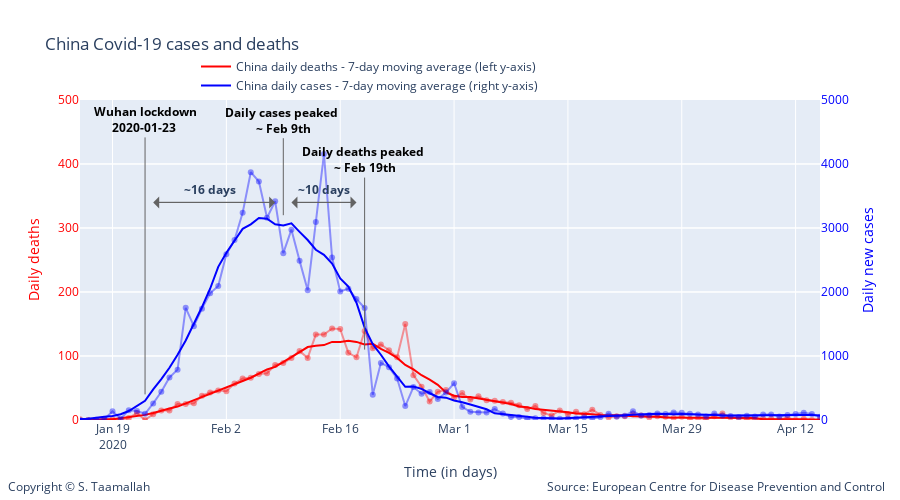

Notebook code cell kept with this figure:
### Code cell
degree = 5

smooth_china_deaths = smoothTriangle(df_china['deaths'],degree)
smooth_china_cases = smoothTriangle(df_china['cases'],degree)

smooth_china_deaths_9day = smooth_9day(df_china['deaths'])
smooth_china_cases_9day = smooth_9day(df_china['cases'])



# Add traces
trace1 = go.Scatter(
        x=df_china.index, 
        y=df_china['deaths'],
        mode='lines + markers',
        name='China daily deaths (left y-axis)',
        line_color='rgba(256, 0, 0, .4)',
        showlegend=False,
)

trace11 = go.Scatter(
        x=df_china.index, 
        y=smooth_china_deaths_9day,
        mode='lines',
        name='China daily deaths - 7-day moving average (left y-axis)',
        line_color='rgba(256, 0, 0, 1)',
)


trace2 = go.Scatter(
        x=df_china.index, 
        y=df_china['cases'],
        mode='lines + markers',
        name='China daily cases (right y-axis)',
        line_color='rgba(0, 0, 256, .4)',
        showlegend=False,
        yaxis='y2'
)

trace22 = go.Scatter(
        x=df_china.index, 
        y=smooth_china_cases_9day,
        mode='lines',
        name='China daily cases - 7-day moving average (right y-axis)',
        line_color='rgba(0, 0, 256, 1)',
        yaxis='y2'
)

data = [trace1, trace11, trace2, trace22]

layout = go.Layout(
    title='China Covid-19 cases and deaths',
    legend=dict(x=.4, y=1.15, orientation="h"), 
    width=900,
    height=500,
    
    # Top left
    xaxis=dict(
        title='Time (in days)',
        range=['2020-01-15', '2020-04-15'],
    ),
    yaxis=dict(
        title='Daily deaths',
        #type='log',
        range=[0,500],
        color="red",
        anchor='x'
    ),
    yaxis2=dict(
        title = 'Daily new cases',
        color='rgba(0, 0, 256, 1)',
        #type='log',
        range=[0,5000],
        overlaying='y',
        side='right'
    ),
    
       annotations=[
        dict(
            x=1.09,
            y=-0.24,
            showarrow=False,
            text='Source: European Centre for Disease Prevention and Control',
            xref='paper',
            yref='paper'
        ),
        
        dict(
            x=-0.1,
            y=-0.24,
            showarrow=False,
            text='Copyright © S. Taamallah ',
            xref='paper',
            yref='paper'
        )
    ],
    
)



fig = go.Figure(data=data, layout=layout)

fig.add_annotation(
            x='2020-01-23',
            y=40,
            xref="x",
            yref="y",
            text="<b> Wuhan lockdown <br> 2020-01-23  </b>",
            showarrow=True,
            font=dict(
            #family="Courier New, monospace",
            size=12,
            color="black",
            ),
        align="center",
        arrowhead=0,
        arrowsize=1,
        arrowwidth=1,
        arrowcolor="#636363",
        ax=0,
        ay=-275,
)




fig.add_annotation(
            x='2020-02-09',
            y=320,
            text="<b>Daily cases peaked <br> ~ Feb 9th </b>",
            showarrow=True,
            font=dict(
            #family="Courier New, monospace",
            size=12,
            color="black",
            ),
        align="center",
        arrowhead=0,
        arrowsize=1,
        arrowwidth=1,
        arrowcolor="#636363",
        ax=0,
        ay=-95,
)


fig.add_annotation(
            x='2020-02-19',
            y=110,
            text="<b>Daily deaths peaked <br> ~ Feb 19th </b>",
            showarrow=True,
            font=dict(
            #family="Courier New, monospace",
            size=12,
            color="black",
            ),
        align="center",
        arrowhead=0,
        arrowsize=1,
        arrowwidth=1,
        arrowcolor="#636363",
        ax=0,
        ay=-190,
)

fig.add_annotation(
            x='2020-02-10',
            y=340,
            text="",
            showarrow=True,
            font=dict(
            #family="Courier New, monospace",
            size=12,
            color="black",
            ),
        align="center",
        arrowhead=1,
        arrowsize=2,
        arrowwidth=1,
        arrowcolor="#636363",
        ax=65,
        ay=0,
)

fig.add_annotation(
            x='2020-02-18',
            y=340,
            text="",
            showarrow=True,
            font=dict(
            #family="Courier New, monospace",
            size=12,
            color="black",
            ),
        align="center",
        arrowhead=1,
        arrowsize=2,
        arrowwidth=1,
        arrowcolor="#636363",
        ax=-65,
        ay=0,
)

fig.add_annotation(
            x='2020-02-14',
            y=360,
            text="<b> ~10 days </b>",
            showarrow=False,
)

fig.add_annotation(
            x='2020-01-24',
            y=340,
            text="",
            showarrow=True,
            font=dict(
            #family="Courier New, monospace",
            size=12,
            color="black",
            ),
        align="center",
        arrowhead=1,
        arrowsize=2,
        arrowwidth=1,
        arrowcolor="#636363",
        ax=120,
        ay=0,
)

fig.add_annotation(
            x='2020-02-08',
            y=340,
            text="",
            showarrow=True,
            font=dict(
            #family="Courier New, monospace",
            size=12,
            color="black",
            ),
        align="center",
        arrowhead=1,
        arrowsize=2,
        arrowwidth=1,
        arrowcolor="#636363",
        ax=-120,
        ay=0,
)


fig.add_annotation(
            x='2020-01-31',
            y=360,
            text="<b> ~16 days </b>",
            showarrow=False,
)

fig.show()

from plotly.offline import plot
plot(fig, filename="STaamallah_covid19_analysis_chart_2_20200417.html", auto_open = False)

### Figure 1 — Plotly figure (JSON) as saved in the notebook; plotly's stock layout.template omitted (floating-point values rounded to 4 significant figures)
{"data": [{"line": {"color": "rgba(256, 0, 0, .4)"}, "mode": "lines+markers", "name": "China daily deaths (left y-axis)", "showlegend": false, "type": "scatter", "x": ["2020-04-16T00:00:00", "2020-04-15T00:00:00", "2020-04-14T00:00:00", "2020-04-13T00:00:00", "2020-04-12T00:00:00", "2020-04-11T00:00:00", "2020-04-10T00:00:00", "2020-04-09T00:00:00", "2020-04-08T00:00:00", "2020-04-07T00:00:00", "2020-04-06T00:00:00", "2020-04-05T00:00:00", "2020-04-04T00:00:00", "2020-04-03T00:00:00", "2020-04-02T00:00:00", "2020-04-01T00:00:00", "2020-03-31T00:00:00", "2020-03-30T00:00:00", "2020-03-29T00:00:00", "2020-03-28T00:00:00", "2020-03-27T00:00:00", "2020-03-26T00:00:00", "2020-03-25T00:00:00", "2020-03-24T00:00:00", "2020-03-23T00:00:00", "2020-03-22T00:00:00", "2020-03-21T00:00:00", "2020-03-20T00:00:00", "2020-03-19T00:00:00", "2020-03-18T00:00:00", "2020-03-17T00:00:00", "2020-03-16T00:00:00", "2020-03-15T00:00:00", "2020-03-14T00:00:00", "2020-03-13T00:00:00", "2020-03-12T00:00:00", "2020-03-11T00:00:00", "2020-03-10T00:00:00", "2020-03-09T00:00:00", "2020-03-08T00:00:00", "2020-03-07T00:00:00", "2020-03-06T00:00:00", "2020-03-05T00:00:00", "2020-03-04T00:00:00", "2020-03-03T00:00:00", "2020-03-02T00:00:00", "2020-03-01T00:00:00", "2020-02-29T00:00:00", "2020-02-28T00:00:00", "2020-02-27T00:00:00", "2020-02-26T00:00:00", "2020-02-25T00:00:00", "2020-02-24T00:00:00", "2020-02-23T00:00:00", "2020-02-22T00:00:00", "2020-02-21T00:00:00", "2020-02-20T00:00:00", "2020-02-19T00:00:00", "2020-02-18T00:00:00", "2020-02-17T00:00:00", "2020-02-16T00:00:00", "2020-02-15T00:00:00", "2020-02-14T00:00:00", "2020-02-13T00:00:00", "2020-02-12T00:00:00", "2020-02-11T00:00:00", "2020-02-10T00:00:00", "2020-02-09T00:00:00", "2020-02-08T00:00:00", "2020-02-07T00:00:00", "2020-02-06T00:00:00", "2020-02-05T00:00:00", "2020-02-04T00:00:00", "2020-02-03T00:00:00", "2020-02-02T00:00:00", "2020-02-01T00:00:00", "2020-01-31T00:00:00", "2020-01-30T00:00:00", "2020-01-29T00:00:00", "2020-01-28T00:00:00", "2020-01-27T00:00:00", "2020-01-26T00:00:00", "2020-01-25T00:00:00", "2020-01-24T00:00:00", "2020-01-23T00:00:00", "2020-01-22T00:00:00", "2020-01-21T00:00:00", "2020-01-20T00:00:00", "2020-01-19T00:00:00", "2020-01-18T00:00:00", "2020-01-17T00:00:00", "2020-01-16T00:00:00", "2020-01-15T00:00:00", "2020-01-14T00:00:00", "2020-01-13T00:00:00", "2020-01-12T00:00:00", "2020-01-11T00:00:00", "2020-01-10T00:00:00", "2020-01-09T00:00:00", "2020-01-08T00:00:00", "2020-01-07T00:00:00", "2020-01-06T00:00:00", "2020-01-05T00:00:00", "2020-01-04T00:00:00", "2020-01-03T00:00:00", "2020-01-02T00:00:00", "2020-01-01T00:00:00", "2019-12-31T00:00:00"], "y": [0, 1, 0, 2, 0, 3, 1, 2, 2, 0, 2, 3, 4, 10, 6, 1, 3, 2, 5, 3, 5, 6, 4, 7, 9, 6, 6, 4, 8, 16, 9, 13, 9, 15, 7, 11, 22, 17, 23, 27, 28, 30, 31, 37, 32, 42, 35, 47, 44, 29, 52, 70, 150, 98, 109, 118, 112, 139, 98, 105, 142, 143, 133.5, 133.5, 97, 108, 97, 89, 86, 73, 72, 66, 65, 57, 45, 46, 43, 38, 26, 25, 25, 15, 15, 9, 0, 11, 3, 0, 1, 0, 0, 0, 1, 0, 0, 0, 1, 0, 0, 0, 0, 0, 0, 0, 0, 0, 0, 0]}, {"line": {"color": "rgba(256, 0, 0, 1)"}, "mode": "lines", "name": "China daily deaths - 7-day moving average (left y-axis)", "type": "scatter", "x": ["2020-04-16T00:00:00", "2020-04-15T00:00:00", "2020-04-14T00:00:00", "2020-04-13T00:00:00", "2020-04-12T00:00:00", "2020-04-11T00:00:00", "2020-04-10T00:00:00", "2020-04-09T00:00:00", "2020-04-08T00:00:00", "2020-04-07T00:00:00", "2020-04-06T00:00:00", "2020-04-05T00:00:00", "2020-04-04T00:00:00", "2020-04-03T00:00:00", "2020-04-02T00:00:00", "2020-04-01T00:00:00", "2020-03-31T00:00:00", "2020-03-30T00:00:00", "2020-03-29T00:00:00", "2020-03-28T00:00:00", "2020-03-27T00:00:00", "2020-03-26T00:00:00", "2020-03-25T00:00:00", "2020-03-24T00:00:00", "2020-03-23T00:00:00", "2020-03-22T00:00:00", "2020-03-21T00:00:00", "2020-03-20T00:00:00", "2020-03-19T00:00:00", "2020-03-18T00:00:00", "2020-03-17T00:00:00", "2020-03-16T00:00:00", "2020-03-15T00:00:00", "2020-03-14T00:00:00", "2020-03-13T00:00:00", "2020-03-12T00:00:00", "2020-03-11T00:00:00", "2020-03-10T00:00:00", "2020-03-09T00:00:00", "2020-03-08T00:00:00", "2020-03-07T00:00:00", "2020-03-06T00:00:00", "2020-03-05T00:00:00", "2020-03-04T00:00:00", "2020-03-03T00:00:00", "2020-03-02T00:00:00", "2020-03-01T00:00:00", "2020-02-29T00:00:00", "2020-02-28T00:00:00", "2020-02-27T00:00:00", "2020-02-26T00:00:00", "2020-02-25T00:00:00", "2020-02-24T00:00:00", "2020-02-23T00:00:00", "2020-02-22T00:00:00", "2020-02-21T00:00:00", "2020-02-20T00:00:00", "2020-02-19T00:00:00", "2020-02-18T00:00:00", "2020-02-17T00:00:00", "2020-02-16T00:00:00", "2020-02-15T00:00:00", "2020-02-14T00:00:00", "2020-02-13T00:00:00", "2020-02-12T00:00:00", "2020-02-11T00:00:00", "2020-02-10T00:00:00", "2020-02-09T00:00:00", "2020-02-08T00:00:00", "2020-02-07T00:00:00", "2020-02-06T00:00:00", "2020-02-05T00:00:00", "2020-02-04T00:00:00", "2020-02-03T00:00:00", "2020-02-02T00:00:00", "2020-02-01T00:00:00", "2020-01-31T00:00:00", "2020-01-30T00:00:00", "2020-01-29T00:00:00", "2020-01-28T00:00:00", "2020-01-27T00:00:00", "2020-01-26T00:00:00", "2020-01-25T00:00:00", "2020-01-24T00:00:00", "2020-01-23T00:00:00", "2020-01-22T00:00:00", "2020-01-21T00:00:00", "2020-01-20T00:00:00", "2020-01-19T00:00:00", "2020-01-18T00:00:00", "2020-01-17T00:00:00", "2020-01-16T00:00:00", "2020-01-15T00:00:00", "2020-01-14T00:00:00", "2020-01-13T00:00:00", "2020-01-12T00:00:00", "2020-01-11T00:00:00", "2020-01-10T00:00:00", "2020-01-09T00:00:00", "2020-01-08T00:00:00", "2020-01-07T00:00:00", "2020-01-06T00:00:00", "2020-01-05T00:00:00", "2020-01-04T00:00:00", "2020-01-03T00:00:00", "2020-01-02T00:00:00", "2020-01-01T00:00:00", "2019-12-31T00:00:00"], "y": [0.3333, 0.75, 0.6, 1, 1, 1, 1, 1, 1, 3, 3, 3, 3, 3, 4, 4, 4, 4, 3, 4, 4, 5, 5, 5, 6, 7, 7, 8, 8, 9, 9, 10, 12, 13, 14, 16, 17, 20, 21, 25, 27, 29, 31, 34, 36, 36, 38, 43, 55, 63, 70, 79, 86, 97, 105, 111, 119, 118, 122, 124, 122, 122, 117, 116, 114, 106, 98, 91, 83, 79, 72, 66, 61, 56, 50, 45, 41, 35, 30, 26, 21, 18, 14, 11, 8, 6, 4, 2, 1, 1, 0, 0, 0, 0, 0, 0, 0, 0, 0, 0, 0, 0, 0, 0, 0, 0, 0, 0]}, {"line": {"color": "rgba(0, 0, 256, .4)"}, "mode": "lines+markers", "name": "China daily cases (right y-axis)", "showlegend": false, "type": "scatter", "x": ["2020-04-16T00:00:00", "2020-04-15T00:00:00", "2020-04-14T00:00:00", "2020-04-13T00:00:00", "2020-04-12T00:00:00", "2020-04-11T00:00:00", "2020-04-10T00:00:00", "2020-04-09T00:00:00", "2020-04-08T00:00:00", "2020-04-07T00:00:00", "2020-04-06T00:00:00", "2020-04-05T00:00:00", "2020-04-04T00:00:00", "2020-04-03T00:00:00", "2020-04-02T00:00:00", "2020-04-01T00:00:00", "2020-03-31T00:00:00", "2020-03-30T00:00:00", "2020-03-29T00:00:00", "2020-03-28T00:00:00", "2020-03-27T00:00:00", "2020-03-26T00:00:00", "2020-03-25T00:00:00", "2020-03-24T00:00:00", "2020-03-23T00:00:00", "2020-03-22T00:00:00", "2020-03-21T00:00:00", "2020-03-20T00:00:00", "2020-03-19T00:00:00", "2020-03-18T00:00:00", "2020-03-17T00:00:00", "2020-03-16T00:00:00", "2020-03-15T00:00:00", "2020-03-14T00:00:00", "2020-03-13T00:00:00", "2020-03-12T00:00:00", "2020-03-11T00:00:00", "2020-03-10T00:00:00", "2020-03-09T00:00:00", "2020-03-08T00:00:00", "2020-03-07T00:00:00", "2020-03-06T00:00:00", "2020-03-05T00:00:00", "2020-03-04T00:00:00", "2020-03-03T00:00:00", "2020-03-02T00:00:00", "2020-03-01T00:00:00", "2020-02-29T00:00:00", "2020-02-28T00:00:00", "2020-02-27T00:00:00", "2020-02-26T00:00:00", "2020-02-25T00:00:00", "2020-02-24T00:00:00", "2020-02-23T00:00:00", "2020-02-22T00:00:00", "2020-02-21T00:00:00", "2020-02-20T00:00:00", "2020-02-19T00:00:00", "2020-02-18T00:00:00", "2020-02-17T00:00:00", "2020-02-16T00:00:00", "2020-02-15T00:00:00", "2020-02-14T00:00:00", "2020-02-13T00:00:00", "2020-02-12T00:00:00", "2020-02-11T00:00:00", "2020-02-10T00:00:00", "2020-02-09T00:00:00", "2020-02-08T00:00:00", "2020-02-07T00:00:00", "2020-02-06T00:00:00", "2020-02-05T00:00:00", "2020-02-04T00:00:00", "2020-02-03T00:00:00", "2020-02-02T00:00:00", "2020-02-01T00:00:00", "2020-01-31T00:00:00", "2020-01-30T00:00:00", "2020-01-29T00:00:00", "2020-01-28T00:00:00", "2020-01-27T00:00:00", "2020-01-26T00:00:00", "2020-01-25T00:00:00", "2020-01-24T00:00:00", "2020-01-23T00:00:00", "2020-01-22T00:00:00", "2020-01-21T00:00:00", "2020-01-20T00:00:00", "2020-01-19T00:00:00", "2020-01-18T00:00:00", "2020-01-17T00:00:00", "2020-01-16T00:00:00", "2020-01-15T00:00:00", "2020-01-14T00:00:00", "2020-01-13T00:00:00", "2020-01-12T00:00:00", "2020-01-11T00:00:00", "2020-01-10T00:00:00", "2020-01-09T00:00:00", "2020-01-08T00:00:00", "2020-01-07T00:00:00", "2020-01-06T00:00:00", "2020-01-05T00:00:00", "2020-01-04T00:00:00", "2020-01-03T00:00:00", "2020-01-02T00:00:00", "2020-01-01T00:00:00", "2019-12-31T00:00:00"], "y": [50, 49, 94, 112, 93, 79, 55, 86, 86, 56, 67, 48, 62, 70, 100, 54, 84, 98, 113, 119, 94, 102, 78, 69, 138, 65, 52, 99, 44, 23, 43, 25, 22, 19, 22, 24, 29, 20, 45, 46, 101, 170, 117, 119, 127, 205, 574, 428, 329, 439, 410, 515, 218, 647, 826, 891, 394, 1750, 1890, 2052, 2007, 2538, 4156, 3092, 2028, 2490, 2974, 2607, 3418, 3160, 3727, 3872, 3237, 2812, 2590, 2095, 1980, 1740, 1466, 1753, 787, 665, 441, 259, 97, 140, 151, 19, 136, 17, 4, 0, 0, 0, 0, 0, 0, 0, 0, 0, 0, 0, 15, 0, 17, 0, 0, 27], "yaxis": "y2"}, {"line": {"color": "rgba(0, 0, 256, 1)"}, "mode": "lines", "name": "China daily cases - 7-day moving average (right y-axis)", "type": "scatter", "x": ["2020-04-16T00:00:00", "2020-04-15T00:00:00", "2020-04-14T00:00:00", "2020-04-13T00:00:00", "2020-04-12T00:00:00", "2020-04-11T00:00:00", "2020-04-10T00:00:00", "2020-04-09T00:00:00", "2020-04-08T00:00:00", "2020-04-07T00:00:00", "2020-04-06T00:00:00", "2020-04-05T00:00:00", "2020-04-04T00:00:00", "2020-04-03T00:00:00", "2020-04-02T00:00:00", "2020-04-01T00:00:00", "2020-03-31T00:00:00", "2020-03-30T00:00:00", "2020-03-29T00:00:00", "2020-03-28T00:00:00", "2020-03-27T00:00:00", "2020-03-26T00:00:00", "2020-03-25T00:00:00", "2020-03-24T00:00:00", "2020-03-23T00:00:00", "2020-03-22T00:00:00", "2020-03-21T00:00:00", "2020-03-20T00:00:00", "2020-03-19T00:00:00", "2020-03-18T00:00:00", "2020-03-17T00:00:00", "2020-03-16T00:00:00", "2020-03-15T00:00:00", "2020-03-14T00:00:00", "2020-03-13T00:00:00", "2020-03-12T00:00:00", "2020-03-11T00:00:00", "2020-03-10T00:00:00", "2020-03-09T00:00:00", "2020-03-08T00:00:00", "2020-03-07T00:00:00", "2020-03-06T00:00:00", "2020-03-05T00:00:00", "2020-03-04T00:00:00", "2020-03-03T00:00:00", "2020-03-02T00:00:00", "2020-03-01T00:00:00", "2020-02-29T00:00:00", "2020-02-28T00:00:00", "2020-02-27T00:00:00", "2020-02-26T00:00:00", "2020-02-25T00:00:00", "2020-02-24T00:00:00", "2020-02-23T00:00:00", "2020-02-22T00:00:00", "2020-02-21T00:00:00", "2020-02-20T00:00:00", "2020-02-19T00:00:00", "2020-02-18T00:00:00", "2020-02-17T00:00:00", "2020-02-16T00:00:00", "2020-02-15T00:00:00", "2020-02-14T00:00:00", "2020-02-13T00:00:00", "2020-02-12T00:00:00", "2020-02-11T00:00:00", "2020-02-10T00:00:00", "2020-02-09T00:00:00", "2020-02-08T00:00:00", "2020-02-07T00:00:00", "2020-02-06T00:00:00", "2020-02-05T00:00:00", "2020-02-04T00:00:00", "2020-02-03T00:00:00", "2020-02-02T00:00:00", "2020-02-01T00:00:00", "2020-01-31T00:00:00", "2020-01-30T00:00:00", "2020-01-29T00:00:00", "2020-01-28T00:00:00", "2020-01-27T00:00:00", "2020-01-26T00:00:00", "2020-01-25T00:00:00", "2020-01-24T00:00:00", "2020-01-23T00:00:00", "2020-01-22T00:00:00", "2020-01-21T00:00:00", "2020-01-20T00:00:00", "2020-01-19T00:00:00", "2020-01-18T00:00:00", "2020-01-17T00:00:00", "2020-01-16T00:00:00", "2020-01-15T00:00:00", "2020-01-14T00:00:00", "2020-01-13T00:00:00", "2020-01-12T00:00:00", "2020-01-11T00:00:00", "2020-01-10T00:00:00", "2020-01-09T00:00:00", "2020-01-08T00:00:00", "2020-01-07T00:00:00", "2020-01-06T00:00:00", "2020-01-05T00:00:00", "2020-01-04T00:00:00", "2020-01-03T00:00:00", "2020-01-02T00:00:00", "2020-01-01T00:00:00", "2019-12-31T00:00:00"], "y": [64.33, 76.25, 79.6, 79.5, 78, 78, 80, 75, 70, 67, 70, 69, 69, 71, 77, 83, 88, 92, 93, 90, 99, 97, 92, 90, 82, 74, 67, 62, 56, 43, 38, 35, 27, 25, 27, 28, 36, 52, 63, 74, 86, 105, 167, 209, 241, 278, 305, 349, 360, 418, 487, 522, 518, 676, 837, 1020, 1186, 1443, 1833, 2085, 2211, 2444, 2580, 2660, 2812, 2940, 3072, 3040, 3057, 3144, 3155, 3057, 2987, 2801, 2613, 2393, 2051, 1765, 1501, 1242, 1020, 816, 639, 479, 299, 213, 140, 91, 62, 51, 36, 19, 17, 2, 0, 0, 0, 0, 1, 1, 3, 3, 3, 0, 7, 5.4, 11, 9], "yaxis": "y2"}], "layout": {"annotations": [{"showarrow": false, "text": "Source: European Centre for Disease Prevention and Control", "x": 1.09, "xref": "paper", "y": -0.24, "yref": "paper"}, {"showarrow": false, "text": "Copyright © S. Taamallah ", "x": -0.1, "xref": "paper", "y": -0.24, "yref": "paper"}, {"align": "center", "arrowcolor": "#636363", "arrowhead": 0, "arrowsize": 1, "arrowwidth": 1, "ax": 0, "ay": -275, "font": {"color": "black", "size": 12}, "showarrow": true, "text": "<b> Wuhan lockdown <br> 2020-01-23  </b>", "x": "2020-01-23", "xref": "x", "y": 40, "yref": "y"}, {"align": "center", "arrowcolor": "#636363", "arrowhead": 0, "arrowsize": 1, "arrowwidth": 1, "ax": 0, "ay": -95, "font": {"color": "black", "size": 12}, "showarrow": true, "text": "<b>Daily cases peaked <br> ~ Feb 9th </b>", "x": "2020-02-09", "y": 320}, {"align": "center", "arrowcolor": "#636363", "arrowhead": 0, "arrowsize": 1, "arrowwidth": 1, "ax": 0, "ay": -190, "font": {"color": "black", "size": 12}, "showarrow": true, "text": "<b>Daily deaths peaked <br> ~ Feb 19th </b>", "x": "2020-02-19", "y": 110}, {"align": "center", "arrowcolor": "#636363", "arrowhead": 1, "arrowsize": 2, "arrowwidth": 1, "ax": 65, "ay": 0, "font": {"color": "black", "size": 12}, "showarrow": true, "text": "", "x": "2020-02-10", "y": 340}, {"align": "center", "arrowcolor": "#636363", "arrowhead": 1, "arrowsize": 2, "arrowwidth": 1, "ax": -65, "ay": 0, "font": {"color": "black", "size": 12}, "showarrow": true, "text": "", "x": "2020-02-18", "y": 340}, {"showarrow": false, "text": "<b> ~10 days </b>", "x": "2020-02-14", "y": 360}, {"align": "center", "arrowcolor": "#636363", "arrowhead": 1, "arrowsize": 2, "arrowwidth": 1, "ax": 120, "ay": 0, "font": {"color": "black", "size": 12}, "showarrow": true, "text": "", "x": "2020-01-24", "y": 340}, {"align": "center", "arrowcolor": "#636363", "arrowhead": 1, "arrowsize": 2, "arrowwidth": 1, "ax": -120, "ay": 0, "font": {"color": "black", "size": 12}, "showarrow": true, "text": "", "x": "2020-02-08", "y": 340}, {"showarrow": false, "text": "<b> ~16 days </b>", "x": "2020-01-31", "y": 360}], "height": 500, "legend": {"orientation": "h", "x": 0.4, "y": 1.15}, "title": {"text": "China Covid-19 cases and deaths"}, "width": 900, "xaxis": {"range": ["2020-01-15", "2020-04-15"], "title": {"text": "Time (in days)"}, "type": "date"}, "yaxis": {"anchor": "x", "color": "red", "range": [0, 500], "title": {"text": "Daily deaths"}, "type": "linear"}, "yaxis2": {"color": "rgba(0, 0, 256, 1)", "overlaying": "y", "range": [0, 5000], "side": "right", "title": {"text": "Daily new cases"}, "type": "linear"}}}
